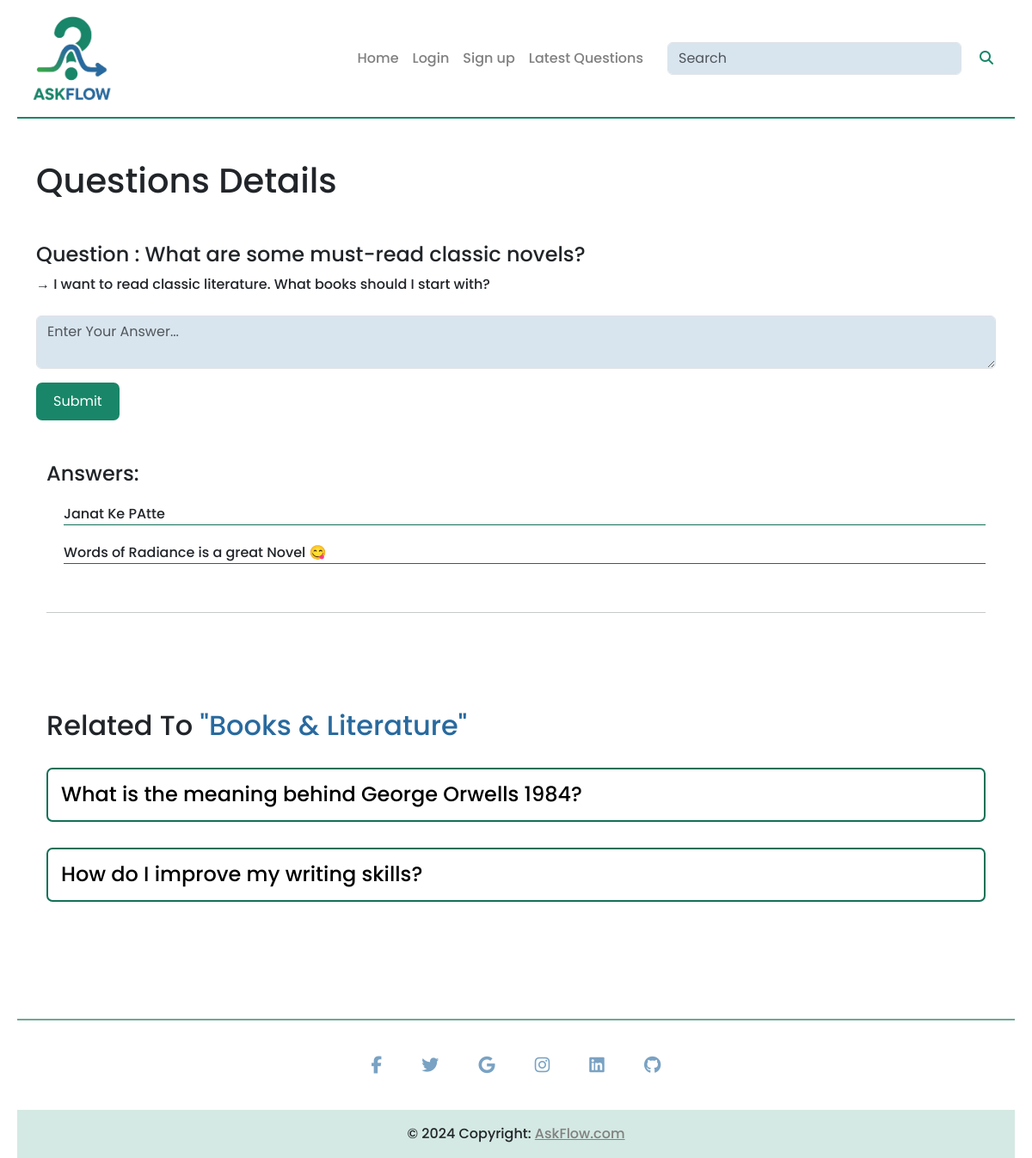
The page /?question-id=6 on the database its author committed.
### tables this page shows
CREATE TABLE `questions` (
  `id` int(11) NOT NULL,
  `title` varchar(100) NOT NULL,
  `description` varchar(300) NOT NULL,
  `category_id` int(100) NOT NULL,
  `user_id` int(100) NOT NULL
);

CREATE TABLE `answers` (
  `id` int(11) NOT NULL,
  `answer` varchar(300) NOT NULL,
  `question_id` int(100) NOT NULL,
  `user_id` int(100) NOT NULL
);

CREATE TABLE `categories` (
  `id` int(11) NOT NULL,
  `name` varchar(250) NOT NULL
);

### client/answer.php (the view)
<div class="container answers">
    <h4 class="mt-5">Answers: </h4>
    <?php
    $query = "SELECT * FROM `answers` WHERE question_id = $qid";
    $rezult = mysqli_query($con,$query);
    if(mysqli_num_rows($rezult) === 0) {
        echo "<div class='no-answers'>
                    <h6>No Answers Yet</h6>
                </div>";
    } else {
        foreach ($rezult as $row) {
            $answer = $row["answer"];
            echo "<p>$answer</p>";
        }
    }
    ?>
    <br><hr>
    <div class="mt-5 pt-5 relquestion">
        <?php
        $categoryQuery = "SELECT name FROM `categories` WHERE id = $cid";
        $categoryRezult = mysqli_query($con,$categoryQuery);
        $categoryRow = mysqli_fetch_assoc($categoryRezult);
        echo "<h2 class='mt-3'>Related To <span style='color:rgb(40, 106, 159)';>\"".$categoryRow["name"]."\"</span></h2>";
        $query = "SELECT * FROM `questions` WHERE category_id = $cid AND id != $qid";
        $rezult = mysqli_query($con,$query);
        foreach($rezult as $row) {
            $title = $row["title"];
            $qid = $row["id"];
            echo "<div><a href='?question-id=$qid'><h4>$title</h4></a></div>";
        }
        ?>
    </div>
</div>

### client/question-detail.php (shortened to what this page needs)
<div class="question-post container mb-5 mt-5">
    <h1 class="mb-4 mt-5 pb-4">Questions Details</h1>
     <?php
     include "./server/config.php";
     $qid = $_GET["question-id"];
     $query = "SELECT * FROM `questions` WHERE id = $qid";
     $rezult = mysqli_query($con,$query);
     $row = mysqli_fetch_assoc($rezult);
     $cid = $row["category_id"];
     echo "<h4>Question : ".$row["title"]."</h4>";
     echo "<p>".$row["description"]."</p>";
     ?>
     <form action="./server/requests.php" method="post">
     <textarea placeholder="Enter Your Answer..." class="form-control mb-3 mt-4" name="answer"></textarea>
     <button>Submit</button>
     </form>
     <?php include "answer.php"; ?>
</div>

### public/style.css (style rules this page uses)
body { font-family: "Poppins", sans-serif !important; font-weight: 500 !important; font-style: normal !important; }
.questions a , .relquestion a { text-decoration: none; color: black; }
.questions h4, .relquestion h4 { margin: 30px 0; border: 2px solid #137057; padding: 15px; border-radius: 7px; display: flex; justify-content: space-between; }
.answers { margin-bottom: 17vh; }
.answers p { margin-top: 20px; border-bottom: 1px solid #137057; margin-left: 20px; }
.main-container input,.main-container textarea,.main-container select { background-color: #286a9f2d !important; }
form button, .question-post button { background-color: #198669; color: white; outline: none; padding: 10px 20px; border-radius: 7px; border: none; }

### rows shown on the page
questions: title "What are some must-read classic novels?", description "→ I want to read classic literature. What books should I start with?"
answers: answer "Janat Ke PAtte"
answers: answer "Words of Radiance is a great Novel 😋"
categories: name "Books & Literature"
questions: title "What is the meaning behind George Orwells 1984?"
questions: title "How do I improve my writing skills?"
